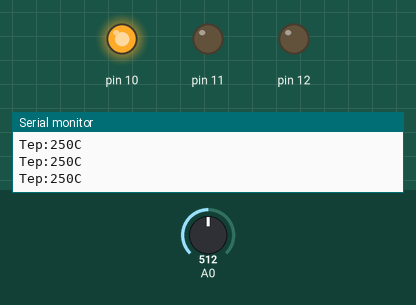
This sketch was run on a simulated Arduino Uno, built with avr-gcc and run on an emulated ATmega328P. On the bench: output pins drawn as LEDs (lit = HIGH), the last lines printed to the serial monitor. The test bench sets the inputs (shaded band); at power-on: A0 = 512.

Above: at 1.2 s.
1.3 s: A0 set to 70
2.8 s: A0 set to 59
At 3.4 s:
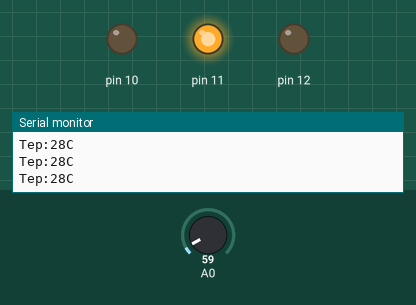
4.3 s: A0 set to 20
At 5.6 s:
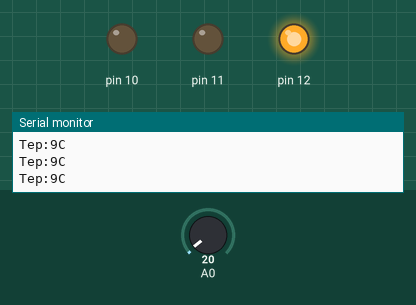
Timing chart, 0 to 7.3 s (numbered marks = the images above; inputs shaded):
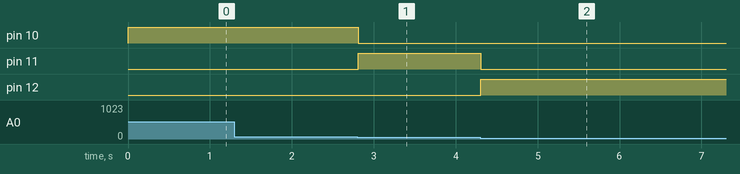

The sketch:

lesson_11.ino
```cpp
void setup() {
  Serial.begin(9600);
  pinMode(12, OUTPUT);
  pinMode(11, OUTPUT);
  pinMode(10, OUTPUT);
}
void loop() {
 int vol = analogRead(A0) * (5.0 / 1023.0*100);
 Serial.print("Tep:");
 Serial.print(vol);
 Serial.println("C");
if (vol<28)
{
  digitalWrite(12, HIGH);
  digitalWrite(11, LOW);
  digitalWrite(10, LOW);
}
else if (vol>=28 && vol<=30)
 {
  digitalWrite(12, LOW);
  digitalWrite(11, HIGH);
  digitalWrite(10, LOW);
}
else if (vol>30)
{
  digitalWrite(12, LOW);
  digitalWrite(11, LOW);
  digitalWrite(10, HIGH);
}
 }
```

Measured:
- the behaviour switches between 64 and 63 on A0 (found by bisection; images 0 and 1)
- after the input at 2.8 s, pin 10: HIGH → LOW at once; pin 11: LOW → HIGH at once
- after the input at 4.3 s, pin 11: HIGH → LOW at once; pin 12: LOW → HIGH at once
